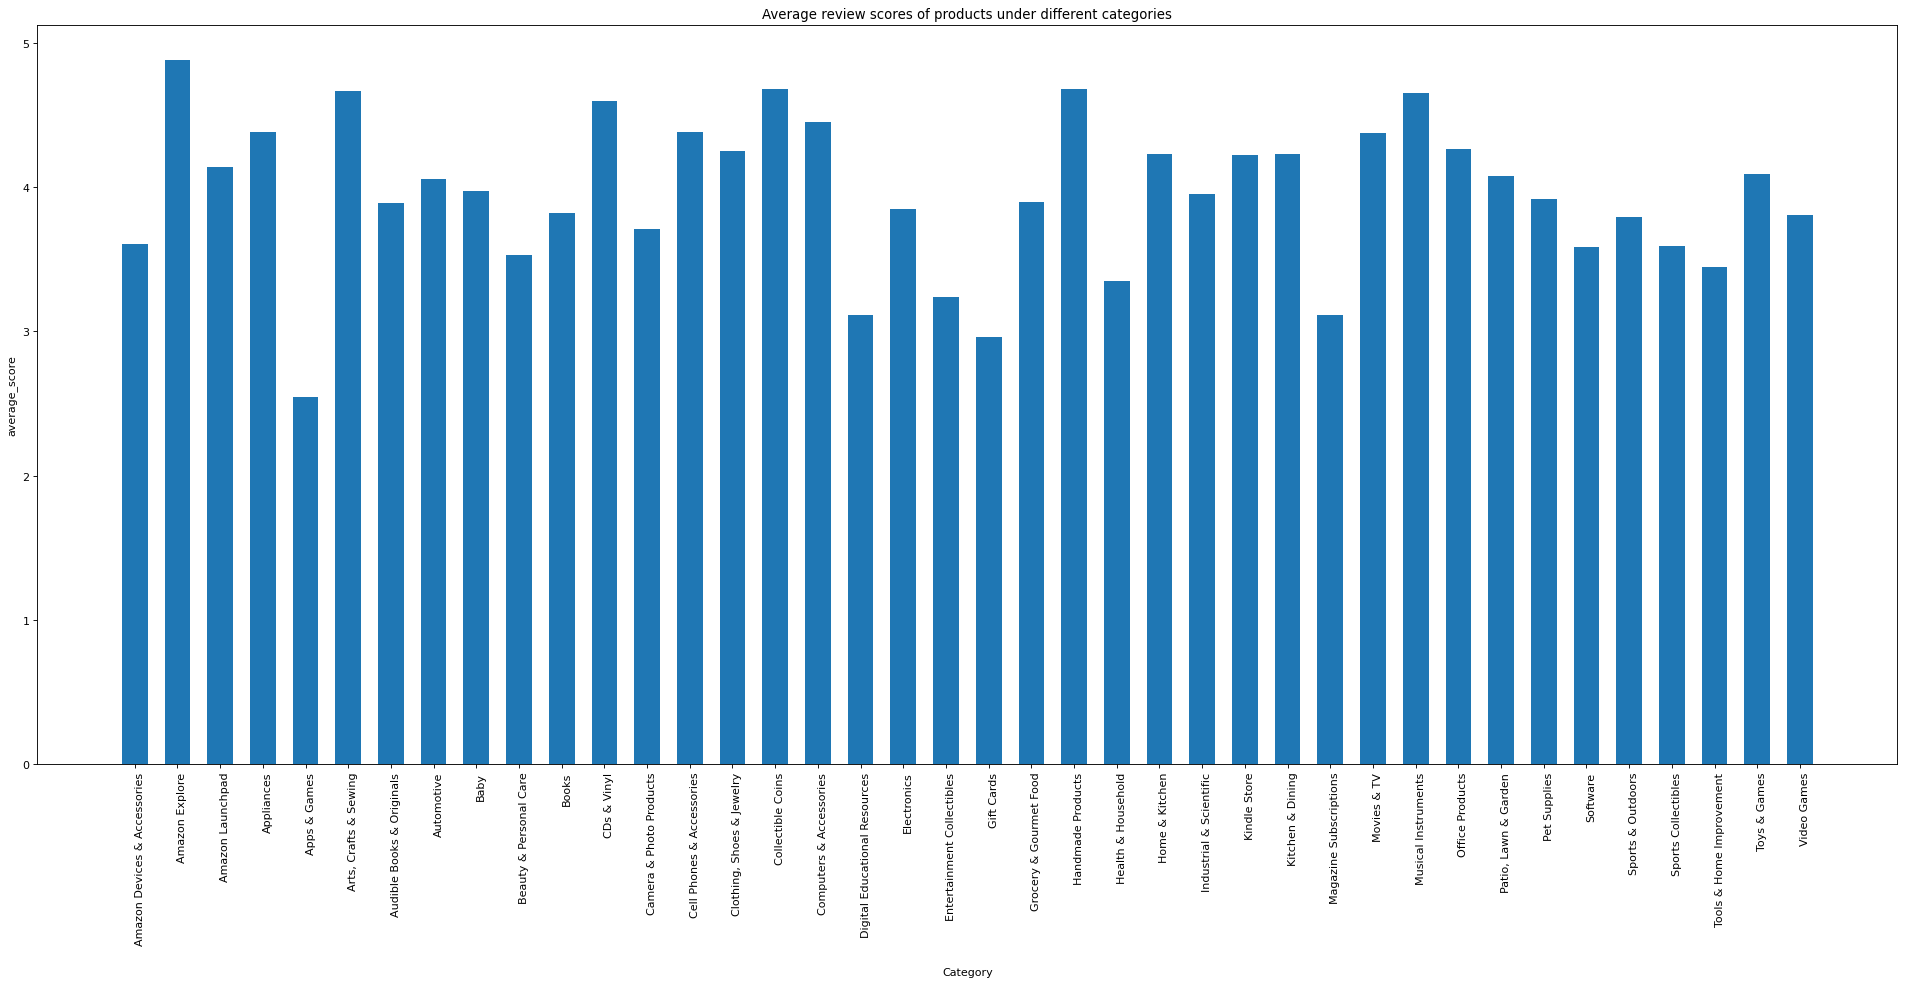

The script that saved this image:
import matplotlib.pyplot as plt
import pandas as pd

def task5():
    review = pd.read_csv("task2.csv")
    
    # Group the reviews by their categories
    review_groupby = review.groupby("category")

    category = []
    avg_review = []
    
    # Adding in the corresponding average scores to the categories
    for i, j in review_groupby:
        category.append(i)
        avg_review.append(j["average_score"].mean())

    plt.figure(figsize = (30, 12), dpi = 80)
    plt.bar(category, avg_review, width=0.6)

    # Generating bar graph
    plt.xticks(rotation = 90, rotation_mode = "anchor", ha="right")
    plt.xlabel("Category", labelpad=20)
    plt.ylabel("average_score")
    plt.title("Average review scores of products under different categories")
    plt.savefig("task5.png", bbox_inches='tight')

    return None
